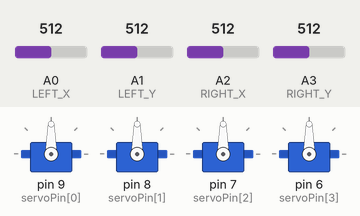
Recording of a sketch running on a simulated Arduino Uno, built with avr-gcc and run on an emulated ATmega328P. On the bench: 4 × servo. The inputs (shaded band) are chosen by the test bench; at power-on: A0 (LEFT_X) = 512, A3 (RIGHT_Y) = 512, A1 (LEFT_Y) = 512, A2 (RIGHT_X) = 512. What the sketch prints to the serial monitor is not drawn.

Above: at 2.0 s.
2.1 s: A0 (LEFT_X) set to 803
3.6 s: A0 (LEFT_X) set to 827
At 4.05 s:
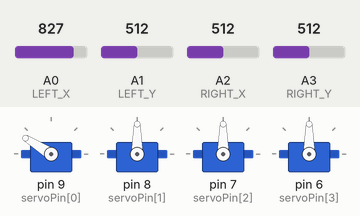
At 4.7 s:
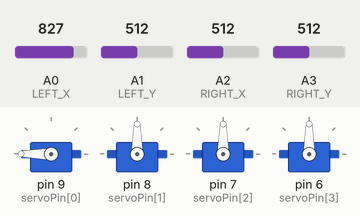
5.7 s: A3 (RIGHT_Y) set to 799
7.2 s: A3 (RIGHT_Y) set to 823
At 8.7 s:
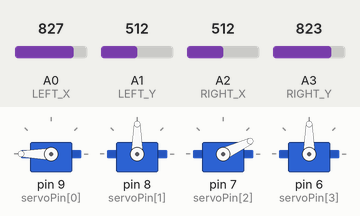
9.1 s: A1 (LEFT_Y) set to 799
10.6 s: A1 (LEFT_Y) set to 826
At 11.4 s:
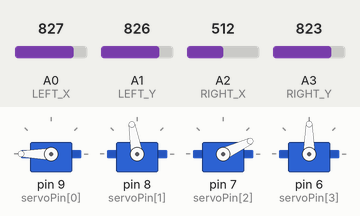
Timing chart, 0 to 13.1 s (numbered marks = the images above; inputs shaded):
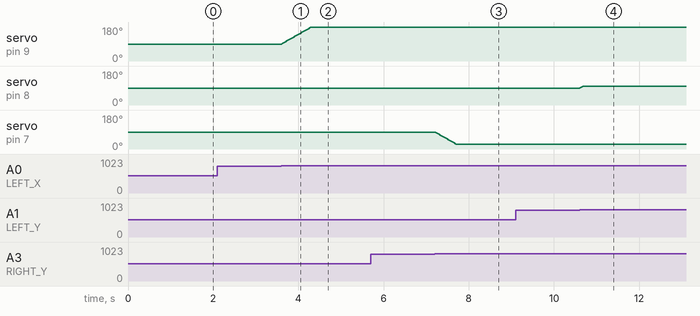

Measured:
- the behaviour switches between 812 and 813 on A0 (LEFT_X) (found by bisection; images 0 and 1)
- the behaviour switches between 812 and 813 on A3 (RIGHT_Y) (found by bisection; images 2 and 3)
- after the input at 2.1 s, every drawn part: stays the same
- after the input at 3.6 s, servo on pin 9 (servoPin[0]): moves from 90° to 180° over 0.69 s, starting at once
- after the input at 5.7 s, every drawn part: stays the same
- after the input at 7.2 s, servo on pin 7 (servoPin[2]): moves from 90° to 25° over 0.50 s, starting at once
- after the input at 9.1 s, every drawn part: stays the same
- after the input at 10.6 s, servo on pin 8 (servoPin[1]): 90° → 100° at once

The sketch:

IDE-20261004.ino
```cpp
#include <Servo.h>

// 舵机数据
Servo servo[4];
//0:base, 1:fArm, 2:rArm, 3:claw
const int servoPin[4] = {9,8,7,6};
const int servoMin[4] = {0,30,25,30};
const int servoMax[4] = {180,100,160,175};
int servoAngle[4] = {90,90,90,90};

// 定义左摇杆引脚
const int LEFT_X = A0;
const int LEFT_Y = A1;
const int LEFT_SW = 0; // 数字引脚 D0

// 定义右摇杆引脚
const int RIGHT_X = A2;
const int RIGHT_Y = A3;
const int RIGHT_SW = 1; // 数字引脚 D1

// 延迟时间
int delaytime = 7;
// 摇杆识别的起始偏移量
int joystickStart = 300;

// 函数：摇杆超过一定角度时，返回判定值
int joystickAct(int joystick){
  if(joystick < 512 - joystickStart)
    return -1;
  else if(joystick > 512 + joystickStart)
    return 1;
  else
    return 0;
}

// 函数:当摇杆超过判定值时，增加对应舵机角度
void servoChange(int num,int dir){
  if(dir > 0 && servoAngle[num] < servoMax[num]){
    servoAngle[num]++;
  }
  else if(dir < 0 && servoAngle[num] > servoMin[num]){
    servoAngle[num]--;
  }
}

// 函数：读取舵机角度并显示在串口监视器
void reportAngles() {
  Serial.print("Base: ");
  Serial.print(servoAngle[0]);
  Serial.print(" | fArm: ");
  Serial.print(servoAngle[1]);
  Serial.print(" | rArm: ");
  Serial.print(servoAngle[2]);
  Serial.print(" | claw: ");
  Serial.println(servoAngle[3]);
}

void setup() {

  //设定舵机引脚
  for(int i=0;i<4;i++){
    servo[i].attach(servoPin[i]);
    delay(200);
  }

  //设定初始角度
  for(int i=0;i<4;i++){
    servo[i].write(servoAngle[i]);
    delay(10);
  }

  Serial.begin(9600);
  Serial.println("Start");
}

void loop() {

  // 读取模拟量（X/Y轴）
  int lx = analogRead(LEFT_X);
  int ly = analogRead(LEFT_Y);
  int rx = analogRead(RIGHT_X);
  int ry = analogRead(RIGHT_Y);

  // 读取数字量（按键按下状态）
  int lSw = digitalRead(LEFT_SW);
  int rSw = digitalRead(RIGHT_SW);

  // 摇杆输入到函数
  servoChange(0,joystickAct(lx));
  servoChange(1,joystickAct(ly));
  servoChange(2,-joystickAct(ry));
  servoChange(3,joystickAct(rx));

  // 舵机角度执行
  for(int i=0;i<4;i++){
    servo[i].write(servoAngle[i]);
  }
  delay(delaytime);

  // 串口通信
  // static unsigned long lastPrintTime = 0;
  // if (millis() - lastPrintTime >= 500) { // 每500毫秒执行一次
  //   reportAngles();
  //   lastPrintTime = millis(); // 更新时间戳
  // }
}
```
